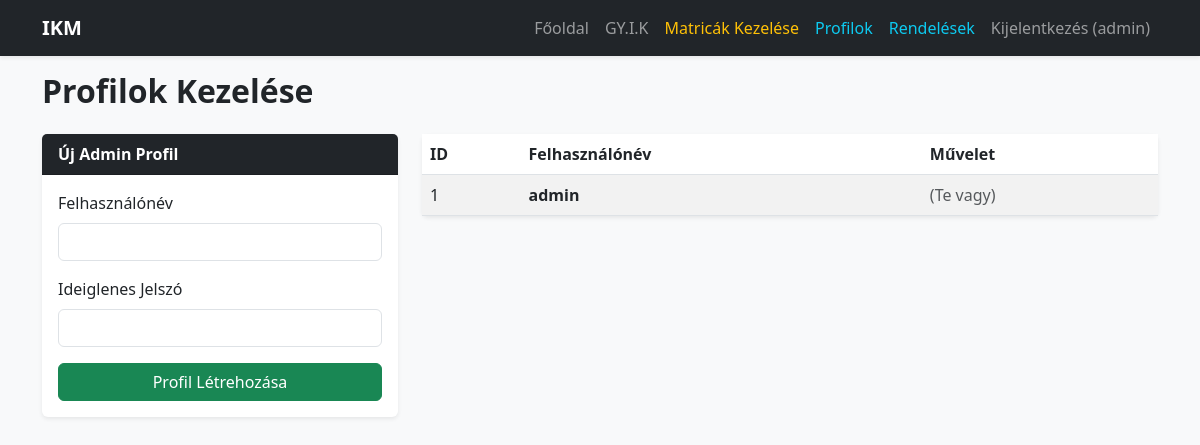
The app's page /admin/users (signed in) with its own data.
### app.py (models this page shows, shortened)
class User(UserMixin, db.Model):
    id = db.Column(db.Integer, primary_key=True)
    username = db.Column(db.String(50), unique=True, nullable=False)
    password_hash = db.Column(db.String(255), nullable=False)
    is_admin = db.Column(db.Boolean, default=True) # Mindenki admin, aki beléphet

### app.py (the view)
@app.route('/admin/users')
@login_required
def admin_users():
    users = User.query.all()
    return render_template('admin/admin_users.html', users=users)

### app.py (called while the page is built)
@login_manager.user_loader
def load_user(user_id):
    return User.query.get(int(user_id))

### templates/admin/admin_users.html
{% extends 'base.html' %}
{% block content %}
<h2 class="mb-4 fw-bold">Profilok Kezelése</h2>
<div class="row">
    <div class="col-md-4 mb-4">
        <div class="card shadow-sm border-0">
            <div class="card-header bg-dark text-white fw-bold">Új Admin Profil</div>
            <div class="card-body">
                <form action="/admin/users/add" method="POST">
                    <div class="mb-3">
                        <label class="form-label">Felhasználónév</label>
                        <input type="text" class="form-control" name="username" required>
                    </div>
                    <div class="mb-3">
                        <label class="form-label">Ideiglenes Jelszó</label>
                        <input type="password" class="form-control" name="password" required>
                    </div>
                    <button type="submit" class="btn btn-success w-100">Profil Létrehozása</button>
                </form>
            </div>
        </div>
    </div>
    <div class="col-md-8">
        <div class="card shadow-sm border-0">
            <div class="card-body p-0">
                <table class="table table-hover table-striped mb-0">
                    <thead><tr><th>ID</th><th>Felhasználónév</th><th>Művelet</th></tr></thead>
                    <tbody>
                        {% for user in users %}
                        <tr>
                            <td class="align-middle">{{ user.id }}</td>
                            <td class="align-middle fw-bold">{{ user.username }}</td>
                            <td class="align-middle">
                                {% if user.id != current_user.id %}
                                    <a href="/admin/users/delete/{{ user.id }}" class="btn btn-danger btn-sm"
                                       onclick="return confirm('Törlöd ezt a profilt?')">Törlés</a>
                                {% else %}
                                    <span class="text-muted">(Te vagy)</span>
                                {% endif %}
                            </td>
                        </tr>
                        {% endfor %}
                    </tbody>
                </table>
            </div>
        </div>
    </div>
</div>
{% endblock %}

### templates/base.html (shortened to what this page needs)
<!DOCTYPE html>
<html lang="hu">
<head>
    <link href="https://cdn.jsdelivr.net/npm/bootstrap@5.3.0/dist/css/bootstrap.min.css" rel="stylesheet">
</head>
<body class="bg-light">
    <nav class="navbar navbar-expand-lg navbar-dark bg-dark shadow-sm">
        <div class="container">
            <a class="navbar-brand fw-bold" href="/">IKM</a>
            <div class="collapse navbar-collapse" id="navbarNav">
                <ul class="navbar-nav ms-auto">
                    <li class="nav-item"><a class="nav-link" href="/">Főoldal</a></li>
                    <li class="nav-item"><a href="/gyik" class="nav-link">GY.I.K</a></li>
                    {% if current_user.is_authenticated %}
                        <li class="nav-item"><a class="nav-link text-warning" href="/admin/stickers">Matricák Kezelése</a></li>
                        <li class="nav-item"><a class="nav-link text-info" href="/admin/users">Profilok</a></li>
                        <li class="nav-item"><a href="/admin/orders" class="nav-link text-info">Rendelések</a></li>
                        <li class="nav-item"><a class="nav-link" href="/logout">Kijelentkezés ({{ current_user.username }})</a></li>
                    {% else %}
                        <li class="nav-item"><a class="nav-link" href="/login">Belépés</a></li>
                    {% endif %}
                </ul>
            </div>
        </div>
    </nav>
    <div class="container mb-5">
        {% block content %}{% endblock %}
    </div>
</body>
</html>

### records on screen
User: username "admin", id "1", shows "(Te vagy)"
